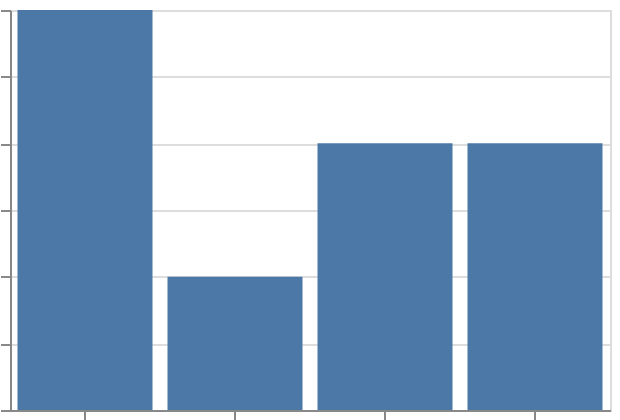

The Vega-Lite source for this figure:
### Vega-Lite specification from a JSON file in a GitHub repository (floating-point values rounded to 4 significant figures)
{"$schema": "https://vega.github.io/schema/vega-lite/v6.json", "padding": 5, "autosize": "none", "width": 300, "height": 200, "data": {"name": "table", "values": [{"c": "A", "g": "p", "x": 1, "y": 2, "v": 5, "t": "2024-01-15", "o": {"v": 3}, "IMDB Rating": 6.1, "d": "x1"}, {"c": "B", "g": "q", "x": 2, "y": 4, "v": 9, "t": "2024-02-20", "o": {"v": 7}, "IMDB Rating": 7.4, "d": "x2"}, {"c": "A", "g": "q", "x": 3, "y": 3, "v": 2, "t": "2024-03-05", "o": {"v": 1}, "IMDB Rating": 5.2, "d": "x1"}, {"c": "C", "g": "p", "x": 4, "y": 6, "v": 7, "t": "2024-05-30", "o": {"v": 4}, "IMDB Rating": 8.8, "d": "x3"}, {"c": "B", "g": "p", "x": 5, "y": 5, "v": 4, "t": "2024-07-11", "o": {"v": 9}, "IMDB Rating": 6.9, "d": "x2"}, {"c": "C", "g": "q", "x": 6, "y": 8, "v": 6, "t": "2024-09-02", "o": {"v": 2}, "IMDB Rating": 7.7, "d": "x3"}, {"c": "A", "g": "p", "x": 7, "y": 7, "v": 8, "t": "2024-11-25", "o": {"v": 5}, "IMDB Rating": 4.4, "d": "x1"}, {"c": "B", "g": "q", "x": 8, "y": 9, "v": 3, "t": "2024-12-31", "o": {"v": 8}, "IMDB Rating": 9.1, "d": "x2"}]}, "mark": "bar", "encoding": {"x": {"field": "t", "type": "ordinal", "timeUnit": "yearquarter"}, "y": {"aggregate": "count", "type": "quantitative"}}}
